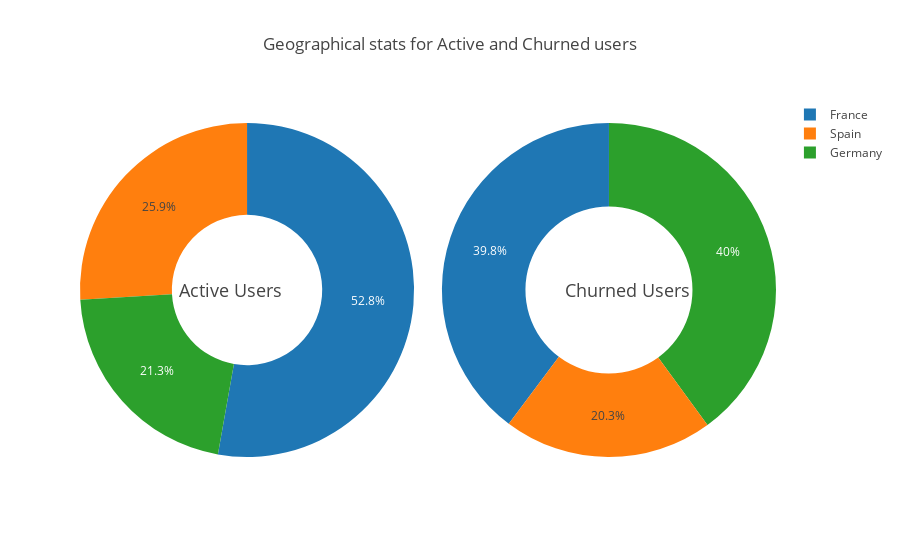

Notebook code for this chart:
### Markdown cell above
**Geographical Customers (Active Vs Churned)**

### Code cell
enable_plotly_in_cell()
import plotly.graph_objs as go
from plotly.offline import iplot

labels_active = ['France','Spain', 'Germany']
values_active = [
    active_users[active_users['Geography']=='France'].shape[0],
    active_users[active_users['Geography']=='Spain'].shape[0],
    active_users[active_users['Geography']=='Germany'].shape[0]
                ]

trace_active = go.Pie(labels=labels_active, values=values_active, hole = .45, 
                      domain={"x": [0, .48]}, hoverinfo='label+percent+value')

labels_churned = ['France','Spain', 'Germany']
values_churned = [
    churned_users[churned_users['Geography']=='France'].shape[0],
    churned_users[churned_users['Geography']=='Spain'].shape[0],
    churned_users[churned_users['Geography']=='Germany'].shape[0]
                ]

trace_churned = go.Pie(labels=labels_churned, values=values_churned, hole = .50,
                       domain={"x": [0.52, 1]}, hoverinfo='label+percent+value')

layout={
    'title': 'Geographical stats for Active and Churned users',
    'annotations': [
        {'text': 'Active Users',                
         "x": 0.14, # Position of Text
         "y": 0.5,
         'showarrow':False,
         'font':{'size': 18}
        }, 
        {'text': 'Churned Users',
         "x": 0.88,
        "y": 0.5,
        'showarrow':False,
        'font':{'size': 18}
        }
    ]
}

fig = go.Figure(dict(data=[trace_active, trace_churned], layout=layout))
iplot(fig)

### Figure 1 — Plotly figure (JSON) as saved in the notebook; plotly's stock layout.template omitted (floating-point values rounded to 4 significant figures)
{"data": [{"domain": {"x": [0, 0.48]}, "uid": "8dc3743c-fa0d-4684-837b-32f8b1a1463d", "labels": ["France", "Spain", "Germany"], "values": [4204, 2064, 1695], "hoverinfo": "label+percent+value", "hole": 0.45, "type": "pie"}, {"domain": {"x": [0.52, 1]}, "uid": "423a8cd0-df6c-44fd-b608-4a828991d775", "labels": ["France", "Spain", "Germany"], "values": [810, 413, 814], "hoverinfo": "label+percent+value", "hole": 0.5, "type": "pie"}], "layout": {"annotations": [{"y": 0.5, "text": "Active Users", "font": {"size": 18}, "x": 0.14, "showarrow": false}, {"y": 0.5, "text": "Churned Users", "font": {"size": 18}, "x": 0.88, "showarrow": false}], "title": {"text": "Geographical stats for Active and Churned users"}}}
